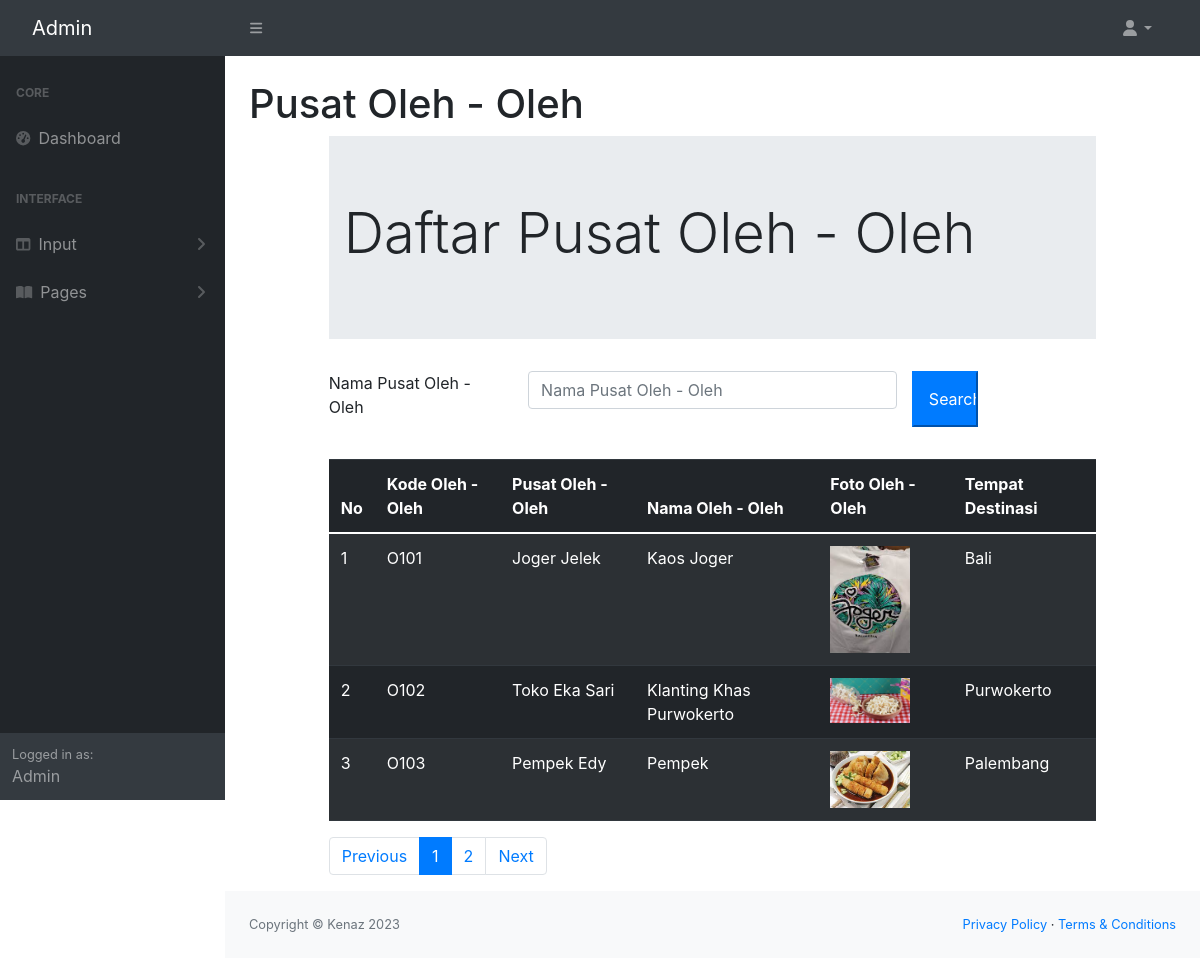
The app's page /admin/daftaroleholeh.php with its own data.
### tables this page shows
CREATE TABLE `oleholeh` (
  `oleholehKODE` char(4) NOT NULL,
  `oleholehTEMPAT` varchar(100) NOT NULL,
  `oleholehNAMA` varchar(100) NOT NULL,
  `oleholehFOTO` char(100) NOT NULL,
  `destinasiKODE` char(4) NOT NULL
);

CREATE TABLE `destinasi` (
  `destinasiKODE` char(4) NOT NULL,
  `destinasiNAMA` varchar(120) NOT NULL,
  `destinasiKET` text NOT NULL,
  `destinasiFOTO` char(100) NOT NULL,
  `kategoriKODE` char(4) NOT NULL
);

### admin/daftaroleholeh.php (the view, shortened to what this page needs)
<!doctype html>
<html>
<?php include "INCLUDE/head.php"?>
    <body class="sb-nav-fixed">
        <?php include "INCLUDE/menunav.php"?>
        <div id="layoutSidenav">
            <?php include "INCLUDE/menu.php"?>
            <div id="layoutSidenav_content">
                <main>
                    <div class="container-fluid px-4">
                        <h1 class="mt-4">Pusat Oleh - Oleh</h1>
    <?php
        include "include/config.php";
    ?>
    <head>
        <link rel="stylesheet" href="css/bootstrap.min.css">
        <link rel="stylesheet" href="https://cdn.jsdelivr.net/npm/bootstrap@4.0.0/dist/css/bootstrap.min.css">
        <link rel="stylesheet" href="https://cdnjs.cloudflare.com/ajax/libs/select2/4.0.13/css/select2.min.css">
        <link rel="stylesheet" href="https://cdn.jsdelivr.net/npm/bootstrap-icons@1.10.2/font/bootstrap-icons.css">
    </head>
    <body>
        <div class="row">
            <div class="col-sm-1"></div>
            <div class="col-sm-10">
                <div class="jumbotron jumbotron-fluid">
                    <div class="container">
                        <h1 class="display-4">Daftar Pusat Oleh - Oleh</h1>
                    </div>
                </div>
                <form method="POST">
                    <div class="form-group row mb-2">
                        <label for="Search" class="col-sm-3">Nama Pusat Oleh - Oleh</label>
                        <div class="col-sm-6">
                            <input type="text" name="Search" class="form-control" id="Search"
                            value="<?php if(isset($_POST["Search"])){echo $_POST["Search"];
                            }?>" placeholder="Nama Pusat Oleh - Oleh">
                        </div>
                        <input type="submit" name="kirim" class="col-sm-1 btn-primary" value="Search">
                    </div>
                </form>
                <br>
                <table class="table table-dark table-striped">
                    <thead>
                        <tr>
                        <th scope="col">No</th>
                        <th scope="col">Kode Oleh - Oleh</th>
                        <th scope="col">Pusat Oleh - Oleh</th>
                        <th scope="col">Nama Oleh - Oleh</th>
                        <th scope="col">Foto Oleh - Oleh</th>
                        <th scope="col">Tempat Destinasi</th>
                        </tr>
                    </thead>
                    <tbody>
                        <?php
                            $jumlahtampilan = 3;
                            $halaman = (isset($_GET['page']))? $_GET['page'] : 1;
                            $mulaitampilan = ($halaman - 1) * $jumlahtampilan;
                            if(isset($_POST["kirim"])){
                                $Search = $_POST["Search"];
                                $query = mysqli_query($connection, "select * from oleholeh, destinasi where oleholeh.destinasikode = destinasi.destinasikode AND oleholehTEMPAT like'%".$Search."%';");
                            } else{
                                $query = mysqli_query($connection, "select * from oleholeh, destinasi where oleholeh.destinasikode = destinasi.destinasikode
                                limit $mulaitampilan, $jumlahtampilan;");
                            }
                            $nomor = 1;
                            while($row = mysqli_fetch_array($query)){
                        ?>
                        <tr>
                            <td>
                                <?php echo $mulaitampilan + $nomor;?>
                            </td>
                            <td><?php echo $row['oleholehKODE']; ?></td>
                            <td><?php echo $row['oleholehTEMPAT']; ?></td>
                            <td><?php echo $row['oleholehNAMA']; ?></td>
                            <td><?php if(is_file("images/".$row['oleholehFOTO']))
                                { ?>
                                    <img src="images/<?php echo $row['oleholehFOTO']?>" width="80">
                                <?php } else
                                    echo "<img src='images/noimage.png' width='80'>"
                                ?></td>
                            <td><?php echo $row['destinasiNAMA']; ?></td>
                            <?php
                                $nomor += 1;
                                }
                            ?>
                        </tr>
                    </tbody>
                </table>
                <?php
                        $query = mysqli_query($connection, "SELECT * FROM oleholeh");
                        $jumlahrecord = mysqli_num_rows($query);
                        $jumlahpage = ceil($jumlahrecord / $jumlahtampilan);
                    ?>
                    <nav aria-label="Page navigation example">
                    <ul class="pagination">
                        <li class="page-item"><a class="page-link" href="?page=<?php $nomorhal=1;
                        echo $nomorhal?>">Previous</a></li>
                        <?php for($nomorhal=1; $nomorhal<=$jumlahpage; $nomorhal++){ ?>
                        <li class="page-item">
                            <?php if($nomorhal!=$halaman) {?>
                                <a class="page-link" href="?page=<?php echo $nomorhal ?>"><?php echo $nomorhal ?></a>
                            <?php } else{ ?>
                                <li class="page-item active" aria-current="page">
                                    <a class="page-link" href="?page=<?php echo $nomorhal;?>"><?php echo $nomorhal ?></a>
                                </li>
                            <?php } ?>
                        </li>
                        <?php } ?>
                        <li class="page-item"><a class="page-link" href="?page=<?php echo $nomorhal - 1; ?>">Next</a></li>
                    </ul>
                    </nav>
            </div>
        </div>
    </body>
                </main>
                <?php include "INCLUDE/footer.php"?>
            </div>
        </div>
    </body>
</html>

### records on screen
oleholeh: oleholehKODE "O101", oleholehTEMPAT "Joger Jelek", oleholehNAMA "Kaos Joger", oleholehFOTO (picture), destinasi.destinasiNAMA "Bali"
oleholeh: nomor "2", oleholehKODE "O102", oleholehTEMPAT "Toko Eka Sari", oleholehNAMA "Klanting Khas Purwokerto", oleholehFOTO (picture), destinasi.destinasiNAMA "Purwokerto"
oleholeh: nomor "3", oleholehKODE "O103", oleholehTEMPAT "Pempek Edy", oleholehNAMA "Pempek", oleholehFOTO (picture), destinasi.destinasiNAMA "Palembang"
